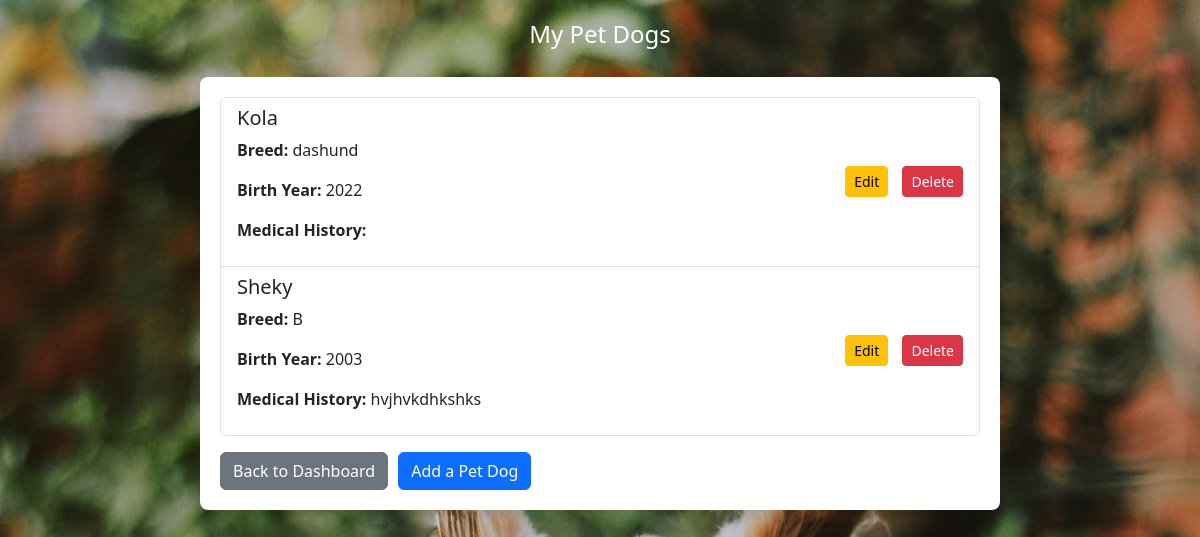
Screenshot of /show_pets (signed in) with the database file from the repository.
### tables this page shows
CREATE TABLE "pets" (
	"Pet_id"	INTEGER NOT NULL,
	"Owner_id"	INTEGER NOT NULL,
	"Name"	TEXT NOT NULL,
	"Breed"	TEXT NOT NULL,
	"Age"	INTEGER NOT NULL,
	"Medical_history"	TEXT,
	PRIMARY KEY("Pet_id" AUTOINCREMENT),
	FOREIGN KEY("Owner_id") REFERENCES "pet_owner"("Owner_id")
);

### app.py (the view)
@app.route('/show_pets')
def show_pets():
    owner_id = session.get('User_id')
    connection = get_db_connection()
    cursor = connection.cursor()
    cursor.row_factory = sqlite3.Row  # Ensure that rows are returned as dictionaries
    cursor.execute("SELECT Pet_id, Name, Breed, Age, Medical_history FROM pets WHERE Owner_id = ?", (owner_id,))
    pets = cursor.fetchall()
    connection.close()
    return render_template('show_pets.html', pets=pets)

### app.py (called while the page is built)
def get_db_connection():
    conn = sqlite3.connect('pawplannerd.db')
    conn.row_factory = sqlite3.Row
    return conn

### templates/show_pets.html (shortened to what this page needs)
<!DOCTYPE html>
<html lang="en">
<head>
    <link href="https://cdn.jsdelivr.net/npm/bootstrap@5.3.0/dist/css/bootstrap.min.css" rel="stylesheet">
</head>
<body>
    <h1>My Pet Dogs</h1>
    <div class="container">
        {% if pets %}
            <ul class="list-group">
                {% for pet in pets %}
                    <li class="list-group-item d-flex justify-content-between align-items-center">
                        <div>
                            <h5>{{ pet['Name'] }}</h5>
                            <p><strong>Breed:</strong> {{ pet['Breed'] }}</p>
                            <p><strong>Birth Year:</strong> {{ pet['Age'] }}</p>
                            <p><strong>Medical History:</strong> {{ pet['Medical_history'] }}</p>
                        </div>
                        <div>
                            <a href="{{ url_for('edit_pet', pet_id=pet['Pet_id']) }}" class="btn btn-warning btn-sm btn-spacing">Edit</a>
                            <a href="{{ url_for('delete_pet', pet_id=pet['Pet_id']) }}" class="btn btn-danger btn-sm">Delete</a>
                        </div>
                    </li>
                {% endfor %}
            </ul>
        {% else %}
            <p>You don't have any pet dog added yet.</p>
        {% endif %}
        <div class="d-flex justify-content-start mt-3">
            <a href="{{ url_for('dashboard') }}" class="btn btn-secondary btn-spacing">Back to Dashboard</a>
            <a href="{{ url_for('petAccount') }}" class="btn btn-primary">Add a Pet Dog</a>
        </div>
    </div>
</body>
</html>

### rows the page displays
pets: Name "Kola", Breed "dashund", Age "2022"
pets: Name "Sheky", Breed "B", Age "2003", Medical_history "hvjhvkdhkshks"
